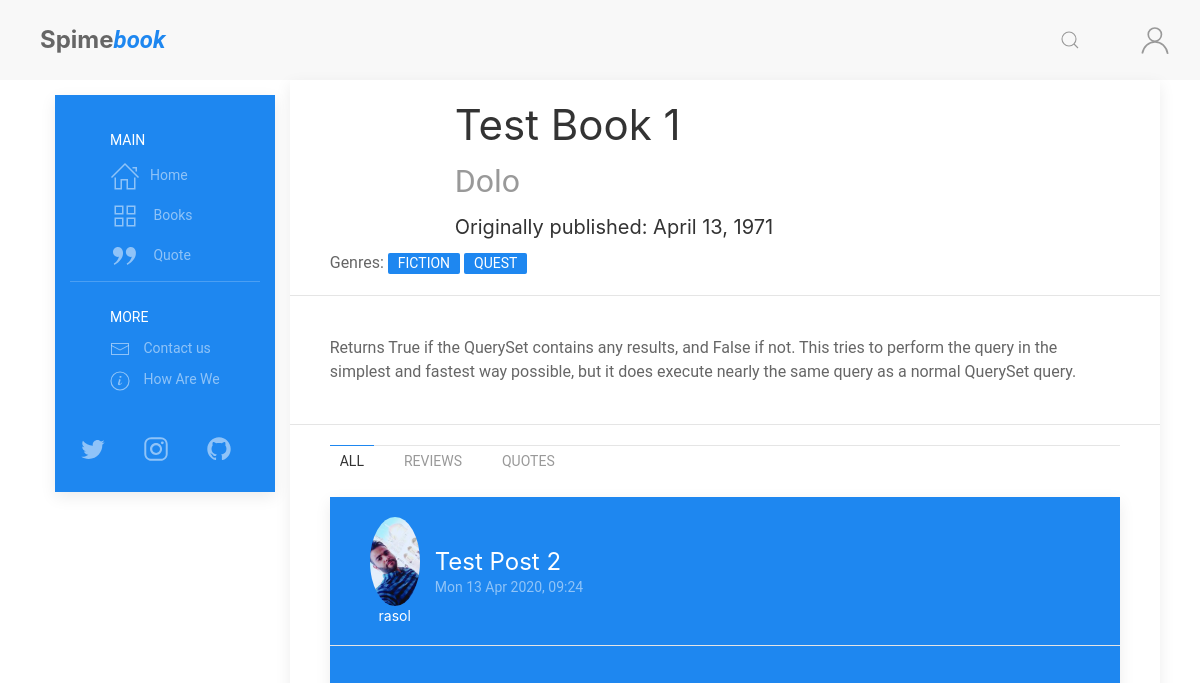
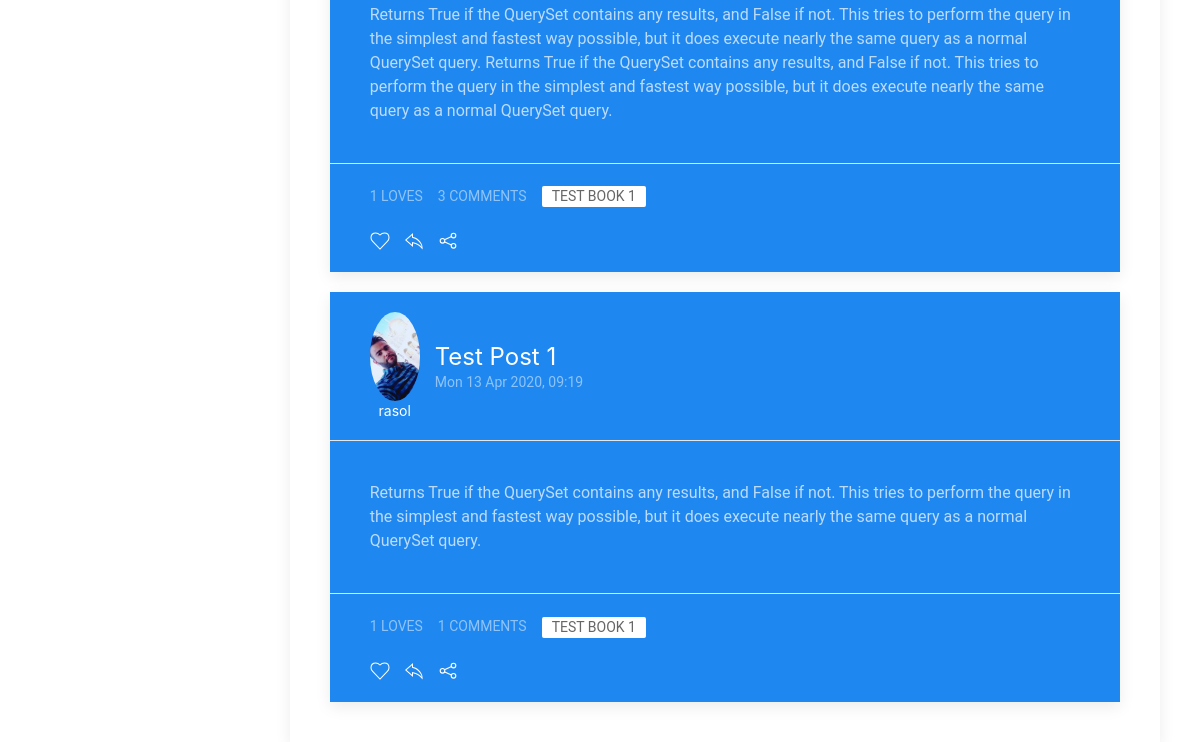
/books/2/, run on an earlier commit of the app's database (2 pictures, top to bottom).
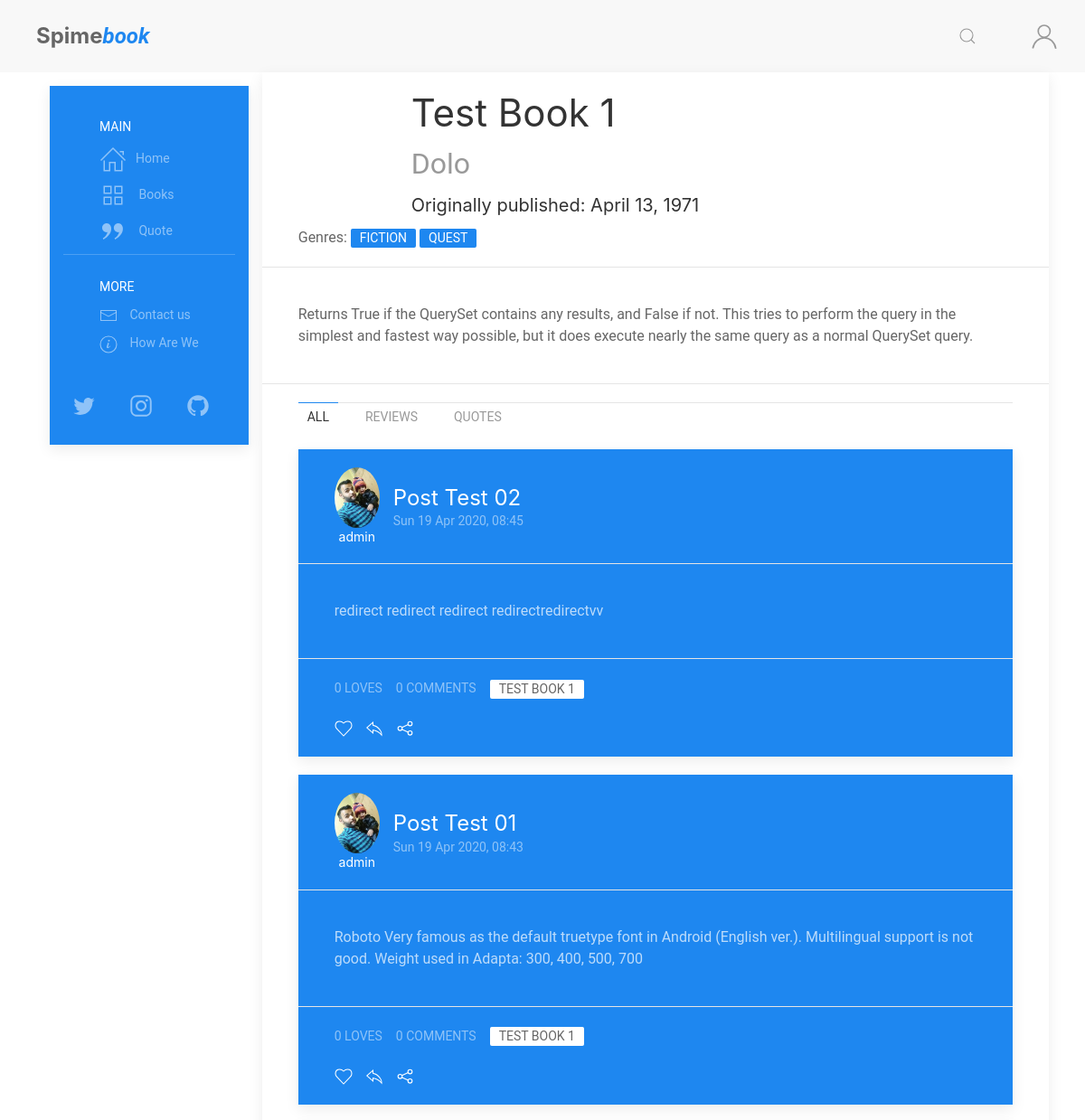
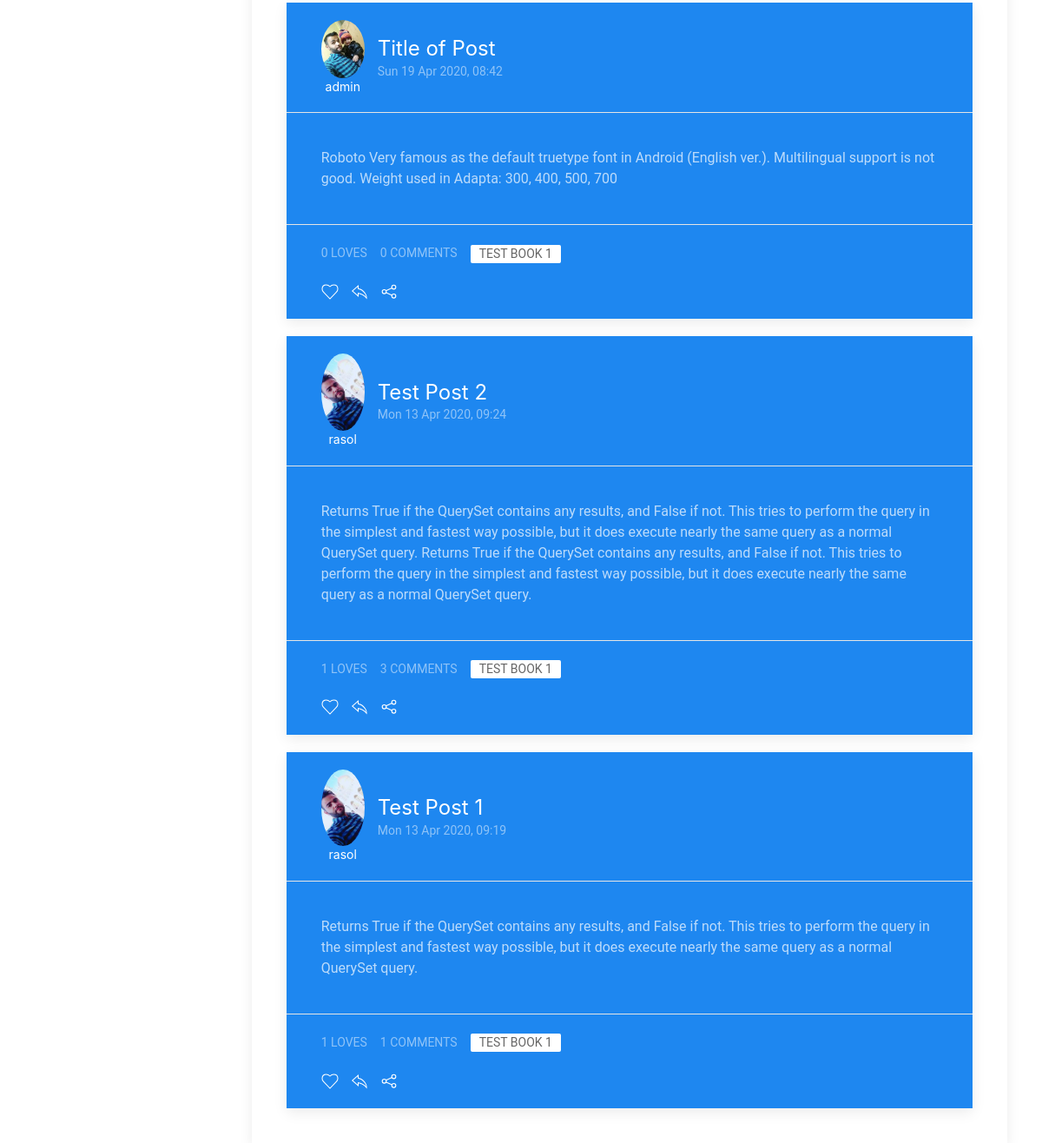
And on a later commit of the database (2 pictures, top to bottom).
### books/models.py (models this page shows, shortened)
class Book(models.Model):
    book_type = [
        ('Book', 'Book'),
        ('Novel', 'Novel')
    ]
    title = models.CharField(max_length=255)
    book_image = models.ImageField(
        upload_to='books/cover/', default='book.jpg')
    author = models.ForeignKey(Author, on_delete=models.CASCADE)
    publish_date = models.DateField(default=timezone.now)
    genres = models.ManyToManyField(Genres, related_name='genres')
    book_Bio = models.TextField(default='')
    book_or_Novel = models.CharField(
        max_length=5, choices=book_type, default='1')
    def __str__(self):
        return self.title

class Author(models.Model):
    author_Name = models.CharField(max_length=255)
    Author_Image = models.ImageField(
        upload_to='books/author/', default='author.jpg')
    born_date = models.DateField(default=timezone.now)
    short = models.CharField(max_length=255, null=True, default='')
    author_Bio = models.TextField(max_length=5000, null=True, default='')
    def __str__(self):
        return self.author_Name

class Genres(models.Model):
    genre = models.CharField(max_length=100)
    def __str__(self):
        return self.genre

### posts/models.py (models this page shows, shortened)
class Post(models.Model):
    POST_TYPE = [
        ('Q', 'Quote'),
        ('R', 'Reviw'),
        ('P', 'Post'),
    ]
    title = models.CharField(max_length=120, default='')
    user = models.ForeignKey(User, on_delete=models.CASCADE)
    post_date = models.DateTimeField(default=timezone.now)
    post_edit_date = models.DateTimeField(auto_now=timezone.now)
    content = models.TextField(default='')
    post_type = models.CharField(
        max_length=1,
        choices=POST_TYPE,
        default='Psot')
    for_book = models.ForeignKey(Book, on_delete=models.CASCADE)
    archived = models.BooleanField(default=False)
    class Meta:
        ordering = ["-post_date"]

class Comment(models.Model):
    user = models.ForeignKey(User, on_delete=models.CASCADE)
    comment = models.CharField(max_length=300)
    comment_date = models.DateTimeField(auto_now_add=True)
    post = models.ForeignKey(
        Post, on_delete=models.CASCADE, related_name='comments')

### users/models.py (models this page shows, shortened)
class Profile(models.Model):
    user = models.OneToOneField(
        User, on_delete=models.CASCADE, primary_key=True, related_name='profile')
    picture = models.ImageField(
        upload_to='users/Profiles/', blank=True, null=True, default='user.png')
    bio = models.CharField(max_length=221, blank=True, null=True)
    loves = models.ManyToManyField(
        Post, related_name='loves', blank=True)
    books = models.ManyToManyField(
        Book, related_name='books', blank=True)

### books/views.py (the view)
# urls.py: path('books/<int:book_id>/', views.book, name='book'),
def book(request, book_id):
    target_book = get_object_or_404(Book, id=book_id)
    posts = Post.objects.filter(for_book=target_book).filter(archived=False)
    readed_book_state = False
    if request.user.is_authenticated:
        user = request.user.profile
        if user.books.filter(id=target_book.id).exists():  # cheek:
            readed_book_state = True
        else:
            readed_book_state = False
    context = {'title': target_book.title,
               'book': target_book,
               'posts': posts,
               'readed_book': readed_book_state
               }
    return render(request, 'books/book.html', context)

### posts/templatetags/posts_extra.py (called while the page is built)
@register.inclusion_tag('posts/reaction_bar.html')
def reaction_bar(post_id, user):
    target_post = Post.objects.get(id=post_id)
    comment_form = AddCommentForm()
    context = {
        'user': user,
        'post': target_post,
        'comment': target_post,
        'comment_form': comment_form,
    }
    return context

### books/templates/books/book.html (shortened to what this page needs)
{% extends "posts/base.html" %}
{% load posts_extra %}
{% block content %}
<div class="uk-card uk-card-default">
    <div class="uk-card-header me-header">
        <div class="uk-grid-small uk-flex me-text-center-m" uk-grid>
            <div class="uk-width-auto@m book-img">
            </div>
            <div class="uk-width-expand uk-margin-small-left">
                <h1 class="uk-margin-remove">{{book.title}}</h1>
                <h2 class="uk-margin-remove-left uk-margin-small"><a
                        href="{% url 'author' book.author.id book.author  %}" class="uk-link-muted">{{book.author}}</a>
                </h2>
                <h4 class="uk-margin-remove-left uk-margin-small">Originally published: {{book.publish_date}}</h4>
            </div>
        </div>
        <div class=" uk-margin-small-top book-genres">
            Genres:
            {% for genre in book.genres.all %}
            <a class="uk-label" href="{% url 'fliter-genre' genre.genre %}">{{ genre }}</a>
            {% endfor %}
        </div>
    </div>
    <div class="uk-card-body">
        <p>
            {{book.book_Bio}}
        </p>
    </div>
    <div class="uk-card-footer">
        <div>
            <ul class="uk-tab-bottom" uk-tab>
                <li class="uk-active"><a href="">All</a></li>
                <li><a href="">Reviews</a></li>
                <li><a href="">Quotes</a></li>
            </ul>
        </div>
        <div class="uk-width-expand">
            {% for post in posts %}
            <div class="uk-card uk-card-primary uk-margin uk-width-1-1">
                <div class="uk-card-header">
                    <div class="uk-grid-small uk-flex-middle" uk-grid>
                        <div class="uk-width-auto">
                            <a href="{% url 'user-profile' post.user %}">
                                <img class="uk-border-circle" width="50" height="50"
                                    src="{{post.user.profile.picture.url}}" alt="{{post.user.profile.picture.url}}"">
                                <br>
                                <h6 class=" uk-margin-remove uk-width-expand uk-text-center">
                                {{post.user}}
                                </h6>
                            </a>
                        </div>
                        <div class="uk-width-expand">
                            <a href="{% url 'post' post.id %}">
                                <h3 class="uk-card-title uk-margin-remove-bottom">{{post.title}}</h3>
                            </a>
                            <p class="uk-text-meta uk-margin-remove-top"><time
                                    datetime="2016-04-01T19:00">{{post.post_date|date:"D d M Y, H:i"}}</time>
                            </p>
                        </div>
                    </div>
                </div>
                <div class="uk-card-body uk-padding">
                    {% if post.post_type == "Q" %}
                    <q class="">
                        {{ post.content }}
                    </q>
                    {% else %}
                    <p class="">
                        {{ post.content }}
                    </p>
                    {% endif %}
                </div>
                <div class="uk-card-footer">
                    {% reaction_bar post.id user %}
                </div>
            </div>
            {% endfor %}
        </div>
    </div>
</div>
{% endblock content %}

### posts/templates/posts/base.html (shortened to what this page needs)
{% load static %}
<!DOCTYPE html>
<html>
<head>
    <link rel="stylesheet" href="{% static "posts/css/uikit.min.css" %}" />
    <link rel="stylesheet" href="{% static "posts/css/my_style.css" %}" />
</head>
<body>
    <nav class="uk-navbar-container uk-padding-small uk-padding-remove-vertical" uk-navbar>
        <div class="uk-navbar-left">
            <a href="{% url 'home' %}" class="uk-navbar-item uk-margin-small-left uk-logo">
                <span class="uk-h2 uk-logo uk-text-bolder">Spime<span
                        class="uk-padding-remove uk-text-primary uk-text-italic">book</span>
            </a>
        </div>
        <div class="uk-navbar-right">
            <a class="uk-navbar-toggle uk-visible@s  uk-visible@m" uk-search-icon
                uk-toggle="target: .nav-overlay; animation: uk-animation-fade" href="#"></a>
            <ul class="uk-navbar-nav">
                <li class="uk-visible@s">
                    <a href="{% url 'profile' %}">{{user.username}}</a>
                </li>
                <li>
                    {% if user.is_authenticated %}
                    <a type="button" class="uk-icon uk-animation-slide-right">
                        <img class="uk-border-circle" width="45" height="45" data-src="{{user.profile.picture.url}}"
                            alt="{{user.profile.picture.url}}" uk-img>
                    </a>
                    {% else %}
                    <a type="button" class="uk-icon uk-animation-slide-right" uk-icon="icon:user; ratio:1.5"></a>
                    {% endif %}
                </li>
            </ul>
        </div>
    </nav>
    <div class="uk-container">
        <div class="uk-flex uk-flex-wrap">
            <div class="uk-width-auto uk-visible@m uk-visible@s">
                <div class="side-bar uk-padding-small">
                    <div class="uk-card uk-card-primary uk-card-body">
                        <ul class="uk-nav-default uk-nav-parent-icon uk-padding-small" uk-nav>
                            <li class="uk-nav-header">Main</li>
                            <li><a href="{% url 'home' %}"><span class="uk-margin-small-right"
                                        uk-icon="icon: home; ratio: 1.5"></span>Home</a></li>
                            <li><a href="{% url 'books' %}"><span class="uk-margin-small-right"
                                        uk-icon="icon: thumbnails; ratio: 1.5"></span> Books</a></li>
                            <li><a href="{% url 'quotes' %}"><span class="uk-margin-small-right"
                                        uk-icon="icon: quote-right; ratio: 1.5"></span> Quote</a></li>
                            <li class="uk-nav-divider"></li>
                            <li class="uk-nav-header">More</li>
                            <li><a href="#"><span class="uk-margin-small-right" uk-icon="icon: mail"></span> Contact
                                    us</a>
                            </li>
                            <li><a href="#"><span class="uk-margin-small-right" uk-icon="icon: info"></span> How Are
                                    We</a>
                            </li>
                            <li>
                                <ul class="uk-iconnav uk-child-width-1-3 uk-padding-small uk-margin-medium-top">
                                    <li><a class="uk-icon" href="#" uk-icon="icon: twitter; ratio:1.3"></a></li>
                                    <li><a href="#" uk-icon="icon: instagram; ratio:1.3"></a></li>
                                    <li><a href="#" uk-icon="icon: github; ratio:1.3"></a></li>
                                </ul>
                            </li>
                        </ul>
                    </div>
                </div>
            </div>
            <div class="uk-width-expand">
                <div class="uk-container uk-padding-small uk-padding-remove-vertical">
                    <div class="infinite-container">
                        {% block content %}
                        {% endblock content %}
                    </div>
                </div>
            </div>
        </div>
    </div>
</body>
</html>

### posts/templates/posts/reaction_bar.html (shortened to what this page needs)
<div class="uk-flex uk-grid-small" uk-grid>
    <div class="uk-flex uk-grid-small" uk-grid>
        <div>
            <span class="uk-button uk-button-text uk-text-meta">{{post.loves.count}} loves</span>
        </div>
        <div class="uk-margin-small-bottom">
            <a href="#post-comment-{{post.id}}" class="uk-button uk-button-text uk-text-meta"
                uk-toggle>{{post.comments.all|length}} Comments</a>
        </div>
    </div>
    <div class="tags uk-margin-bottom ">
        <a href="{% url 'book' post.for_book.id %}" class="uk-label">{{ post.for_book }}</a>
    </div>
</div>
<div class="reaction">
    {% if user.is_authenticated %}
    <span>
        <a class="uk-icon uk-margin-small-right" id="love-post" data-post="{% url 'love' post.id %}"
            uk-icon="icon: heart"></a>
    </span>
    <span>
        <a href="#" class="uk-icon uk-margin-small-right" uk-icon="icon: reply"
            uk-toggle="target: #add-reply-{{post.id}}; animation: uk-animation-slide-top-small" type="button"></a>
    </span>
    {% else %}
    <span uk-tooltip="Log In First">
        <a class="uk-icon uk-margin-small-right" uk-icon="icon: heart"></a>
    </span>
    <span uk-tooltip="Log In First">
        <a class="uk-icon uk-margin-small-right" uk-icon="icon: reply" type="button"></a>
    </span>
    {% endif %}
    <span>
        <a href="#share-modal" class="uk-icon uk-margin-small-right" uk-icon="icon: social" uk-toggle></a>
    </span>
</div>

### posts/static/posts/css/my_style.css (style rules this page uses)
* { font-family: 'Roboto', sans-serif; box-sizing: border-box }
body { color: #666 }
nav .uk-logo { padding-top: 10px }
.me-header { position: relative; }

What changed in the data, as far as the page shows it:
added Post: user.profile.picture (picture), user "admin", title "Post Test 02", post_date "Sun 19 Apr 2020, 08:45", content "redirect redirect redirect redirectredirectvv", loves.count "0", comments.all|length "0", for_book "TEST BOOK 1"
added Post: user.profile.picture (picture), user "admin", title "Post Test 01", post_date "Sun 19 Apr 2020, 08:43", content "Roboto Very famous as the default truetype font in Android (English ver.). Multilingual support is not good. Weight used in Adapta: 300, 400, 500, 700", loves.count "0", comments.all|length "0", for_book "TEST BOOK 1"
added Post: user.profile.picture (picture), user "admin", title "Title of Post", post_date "Sun 19 Apr 2020, 08:42", content "Roboto Very famous as the default truetype font in Android (English ver.). Multilingual support is not good. Weight used in Adapta: 300, 400, 500, 700", loves.count "0", comments.all|length "0", for_book "TEST BOOK 1"
